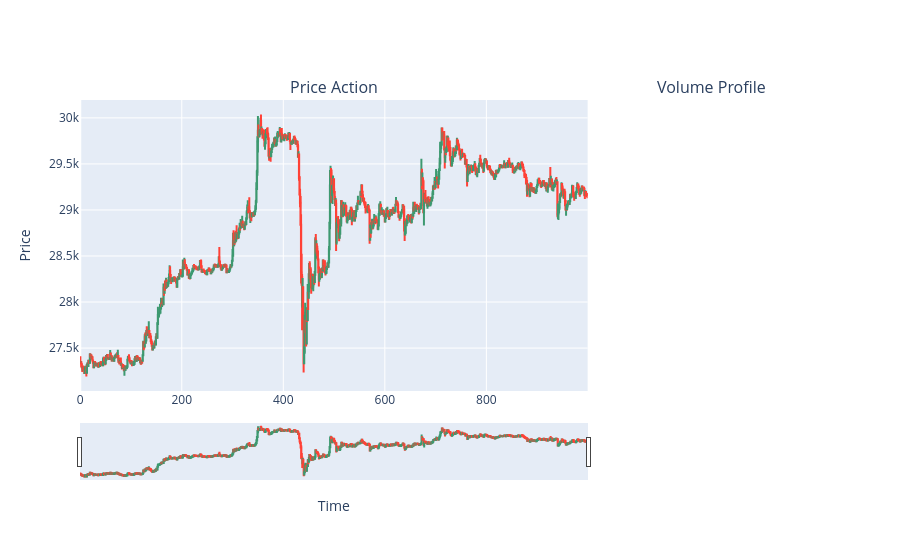

The cell this chart's notebook holds for it:
### Code cell
# Configuration
import os

import pandas as pd

from environments.simple_trading_env import SimpleTradingEnv


# === CONFIGURATION ===
DATA_SYMBOL = 'BTCUSDT'
DATA_TIMEFRAME = '5m'
DATA_PATH = f'data/binance-{DATA_SYMBOL}-{DATA_TIMEFRAME}.pkl'
MODEL_PATH = "trading_bot"
LOOKBACK_WINDOW = 1000

def create_env_for_dataset(data):
    """Create environment for specific dataset"""
    return SimpleTradingEnv(
        data=data,
        initial_balance=10000,
        lookback_window=LOOKBACK_WINDOW,  # Adjust based on your data
        # Add other env parameters you need
    )

# Train individual models with SPARSE REWARD optimization
models = []
training_logs = []



# Load data
df = pd.read_pickle(DATA_PATH)
env = create_env_for_dataset(df)

# After running your environment
visualizer = add_visualizer_to_env(env)

# Method 3: Use the visualizer directly
visualizer.render_step(0)

### Figure 1 — Plotly figure (JSON) as saved in the notebook; plotly's stock layout.template omitted (floating-point values rounded to 4 significant figures; data arrays with more than 128 entries replaced by an {"elided": "..."} marker saying what was removed)
{"data": [{"close": {"elided": "1000 float values"}, "high": {"elided": "1000 float values"}, "low": {"elided": "1000 float values"}, "name": "Price", "open": {"elided": "1000 float values"}, "type": "candlestick", "x": {"elided": "1000 int values"}, "xaxis": "x", "yaxis": "y"}], "layout": {"annotations": [{"font": {"size": 16}, "showarrow": false, "text": "Price Action", "x": 0.343, "xanchor": "center", "xref": "paper", "y": 1, "yanchor": "bottom", "yref": "paper"}, {"font": {"size": 16}, "showarrow": false, "text": "Volume Profile", "x": 0.853, "xanchor": "center", "xref": "paper", "y": 1, "yanchor": "bottom", "yref": "paper"}], "xaxis": {"anchor": "y", "domain": [0, 0.686], "title": {"text": "Time"}}, "xaxis2": {"anchor": "y2", "domain": [0.706, 1], "title": {"text": "Volume Density"}}, "yaxis": {"anchor": "x", "domain": [0, 1], "title": {"text": "Price"}}, "yaxis2": {"anchor": "x2", "domain": [0, 1], "matches": "y", "showticklabels": false}}}
